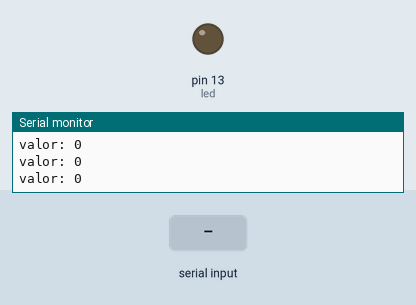
Recording of a sketch running on a simulated Arduino Uno, built with avr-gcc and run on an emulated ATmega328P. Parts: output pins drawn as LEDs (lit = HIGH), the last lines printed to the serial monitor. Inputs (shaded band) come from the test bench.

Above: at 1.2 s.
1.3 s: "2" received over Serial
At 1.8 s:
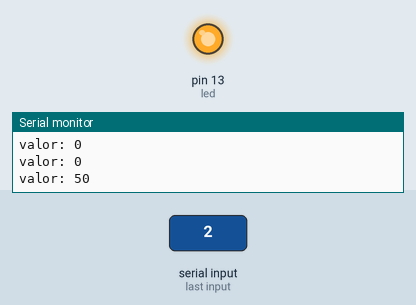
3.0 s: "1" received over Serial
At 4.2 s:
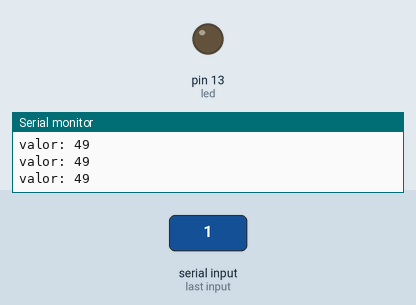
Timing chart, 0 to 6.0 s (numbered marks = the images above; inputs shaded):
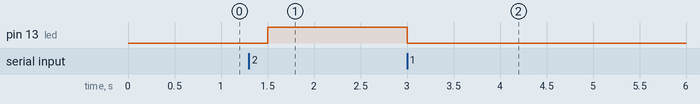

The sketch:

serial-port.ino
```cpp
#define led 13

int valor_lido;


void setup() {

  //Init serial
  Serial.begin(9600);

  //Init
  pinMode(led, OUTPUT);

}

void loop() {

  //informar se existe dados para ser exibido
  if(Serial.available() > 0){
    valor_lido = Serial.read();
  }

  if(valor_lido == 50){
    digitalWrite(led, HIGH);
  } else if(valor_lido == 49){
    digitalWrite(led, LOW);
  }

  Serial.println((String)"valor: "+valor_lido);
  delay(300);

}
```

Measured:
- after the input at 1.3 s, pin 13 (led): LOW → HIGH after 0.20 s
- after the input at 3.0 s, pin 13 (led): HIGH → LOW at once
